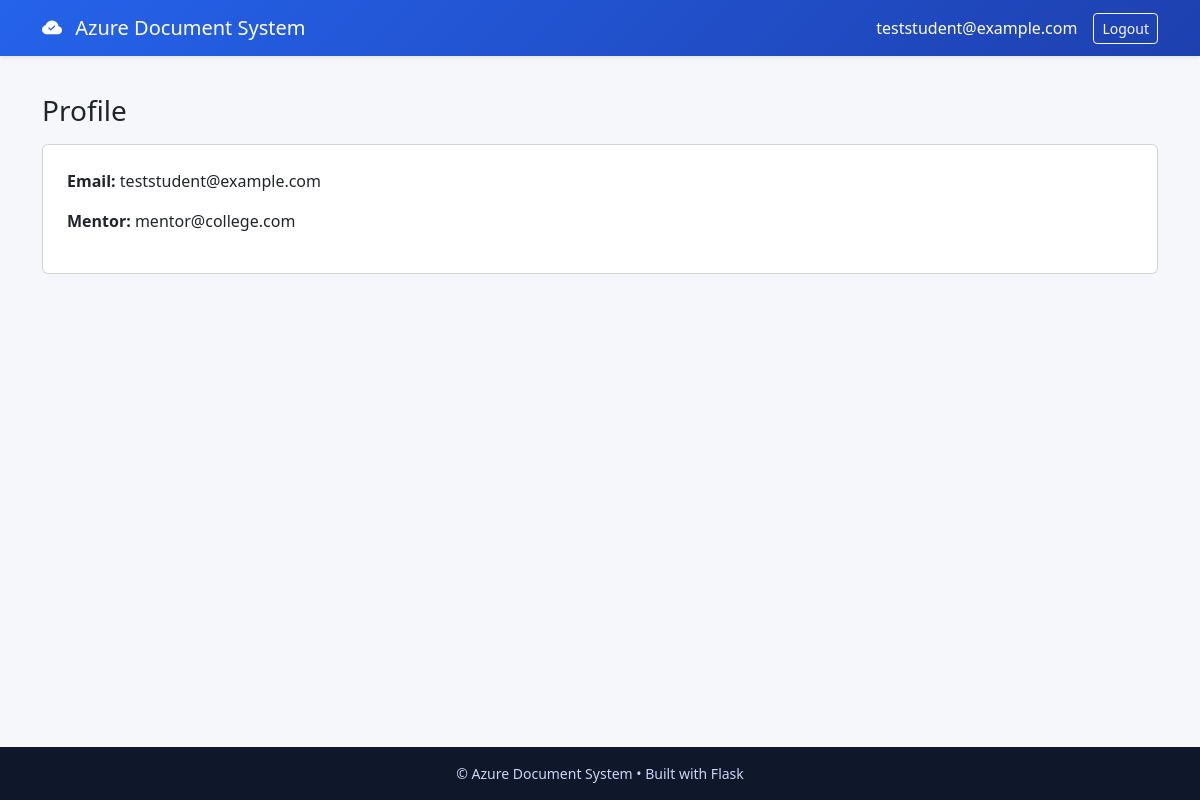
Page /profile (signed in) on the committed database.
### tables this page shows
CREATE TABLE students (
        id INTEGER PRIMARY KEY AUTOINCREMENT,
        email TEXT,
        password TEXT,
        mentor_email TEXT
    );

### app.py (the view)
@app.route("/profile")
def profile():
    if "role" not in session:
        return redirect("/login")
    db = get_db()
    role = session.get("role")
    user = None
    if role == "student":
        user = db.execute("SELECT email, mentor_email FROM students WHERE email=?", (session.get("email"),)).fetchone()
    else:
        user = db.execute("SELECT email FROM staff WHERE email=?", (session.get("email"),)).fetchone()
    return render_template('shared/profile.html', role=role, user=user)

### app.py (called while the page is built)
def get_db():
    return sqlite3.connect("auth.db")

@app.context_processor
def inject_helpers():
    return {
        "get_staff_list": get_staff_list,
        "get_students_list": get_students_list,
        "AZURE_STORAGE_ACCOUNT": os.getenv('AZURE_STORAGE_ACCOUNT'),
        "AZURE_CONTAINER": container,
    }

@app.after_request
def add_no_cache_headers(response):
    try:
        ctype = response.headers.get('Content-Type', '')
        if ctype and ctype.split(';')[0].strip() == 'text/html':
            response.headers['Cache-Control'] = 'no-store, no-cache, must-revalidate, max-age=0'
            response.headers['Pragma'] = 'no-cache'
            response.headers['Expires'] = '0'
    except Exception:
        pass
    return response

### templates/shared/profile.html (shortened to what this page needs)
{% extends "base.html" %}
{% block content %}
  <h3 class="mb-3">Profile</h3>
  {% if role == 'student' %}
    <div class="card p-4">
      <p><strong>Email:</strong> {{ user[0] if user else 'N/A' }}</p>
      <p><strong>Mentor:</strong> {{ user[1] if user and user[1] else 'Not assigned' }}</p>
    </div>
  {% else %}
    <div class="card p-4">
      <p><strong>Staff Email:</strong> {{ user[0] if user else 'N/A' }}</p>
    </div>
  {% endif %}
{% endblock %}

### templates/partials/_navbar.html (shortened to what this page needs)
<nav class="navbar navbar-dark navbar-expand-lg shadow-sm fixed-top">
  <div class="container">
    <a class="navbar-brand text-white" href="/">
      <i class="bi bi-cloud-check-fill me-2"></i>
      Azure Document System
    </a>
    {% if session.get('email') %}
    <div class="ms-auto d-flex align-items-center">
      <span class="navbar-text text-white me-3">{{ session.get('email') }}</span>
      <a href="/logout" class="btn btn-outline-light btn-sm">Logout</a>
    </div>
    {% endif %}
  </div>
</nav>

### templates/base.html (style rules this page uses)
body { background: #f5f7fb; font-family: "Segoe UI", system-ui, sans-serif; padding-top:70px; min-height:100vh; display:flex; flex-direction:column }
.navbar { background: linear-gradient(135deg,#2563eb,#1e40af) }

### rows in the picture
students: get "teststudent@example.com", email "teststudent@example.com", mentor_email "mentor@college.com"

### other values in the picture
{{ config.get('APP_NAME', 'Azure Document System') }} "Azure Document System"
